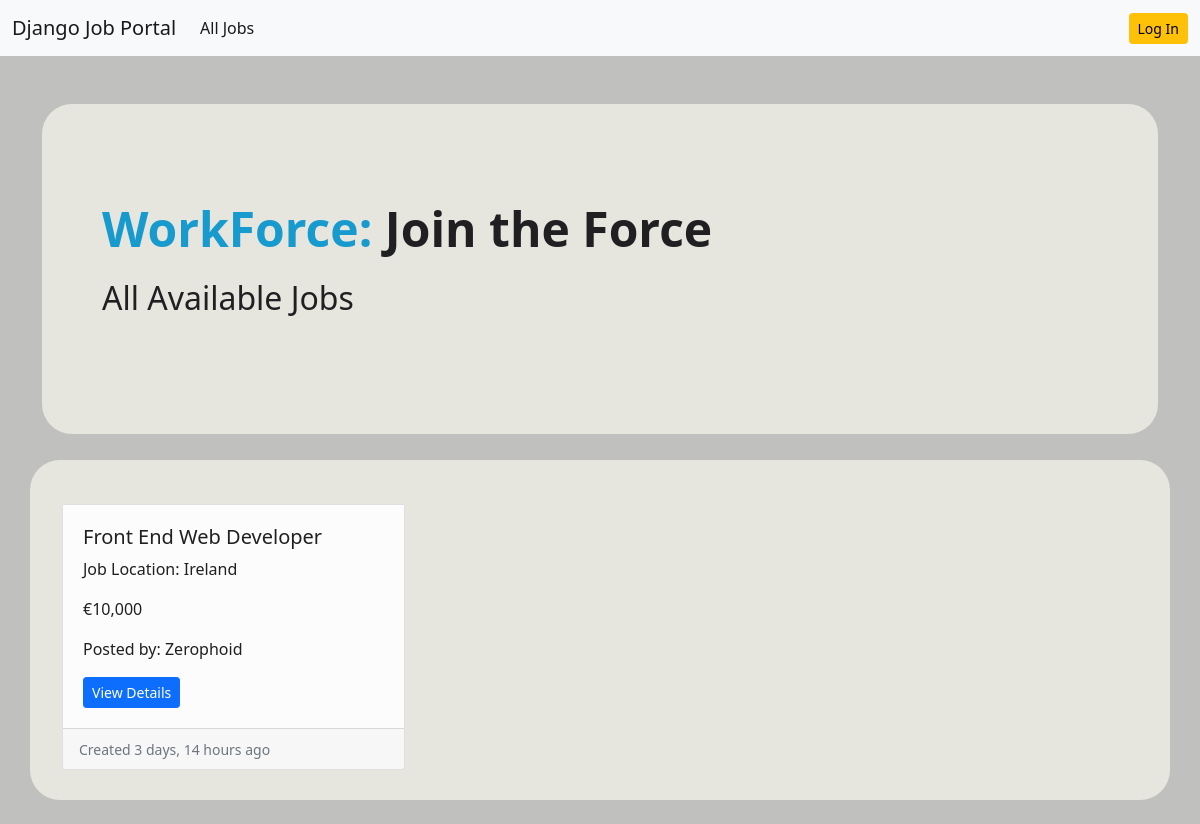
Page /job-listing/ on the earlier database version.
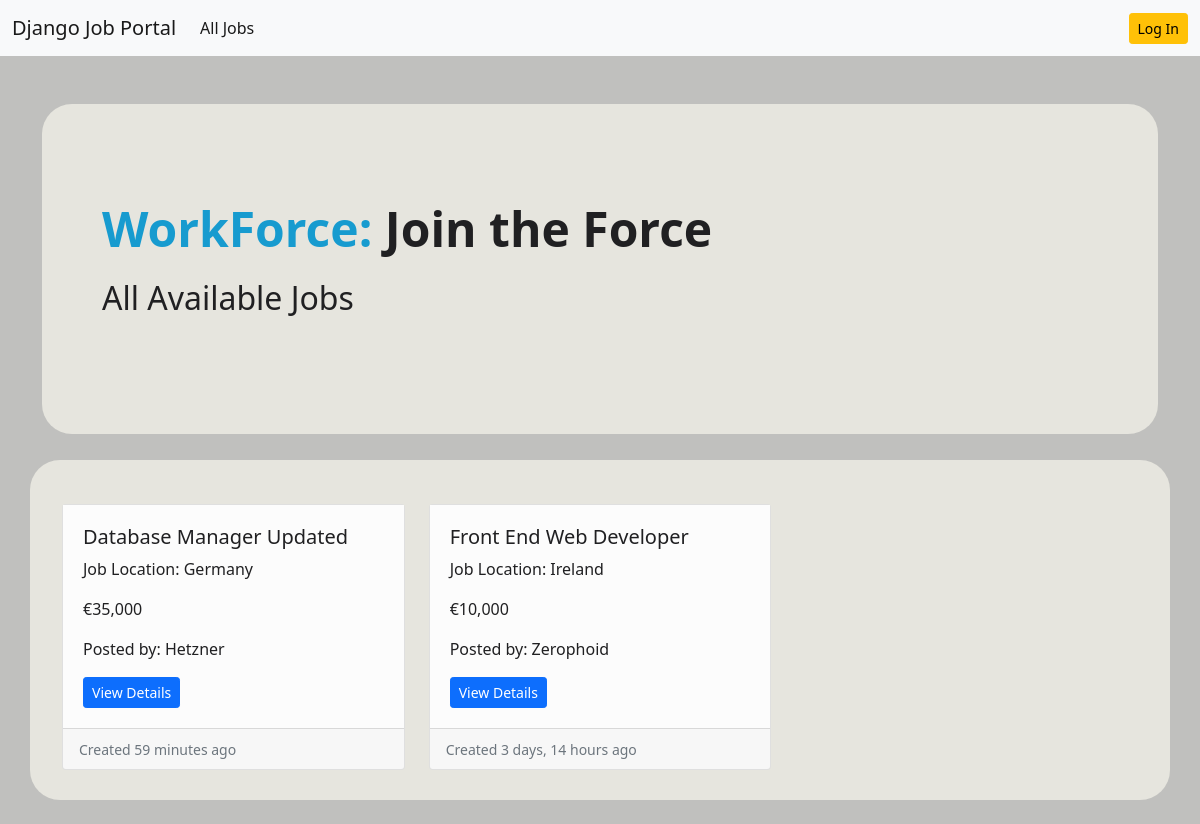
Same page on the later database version.
### work/models.py (models this page shows, shortened)
class Job(models.Model):
    job_type_choices = (
        ("Remote", "Remote"),
        ("Onsite", "Onsite"),
        ("Hybrid", "Hybrid"),
    )
    user = models.ForeignKey(User, on_delete=models.CASCADE)
    company = models.ForeignKey(Company, on_delete=models.CASCADE)
    title = models.CharField(max_length=100)
    city = models.CharField(max_length=100)
    salary = models.PositiveIntegerField(default=35000)
    requirements = models.TextField()
    ideal_candidate = models.TextField()
    is_available = models.BooleanField(default=True)
    timestamp = models.DateTimeField(auto_now_add=True)
    industry = models.ForeignKey(
        Industry, on_delete=models.DO_NOTHING, null=True, blank=True
    )
    state = models.ForeignKey(State, on_delete=models.DO_NOTHING, null=True, blank=True)
    job_type = models.CharField(
        max_length=20, choices=job_type_choices, null=True, blank=True
    )

class State(models.Model):
    name = models.CharField(max_length=100)
    def __str__(self):
        return self.name

### company/models.py (models this page shows)
class Company(models.Model):
    user = models.OneToOneField(User, on_delete=models.CASCADE)
    name = models.CharField(max_length=100, null=True, blank=True)
    est_date = models.PositiveIntegerField(null=True, blank=True)
    city = models.CharField(max_length=100, null=True, blank=True)
    state = models.CharField(max_length=100, null=True, blank=True)
    def __str__(self):
        return self.name

### website/views.py (the view)
# urls.py: path("job-listing/", views.job_listing, name="job-listing"),
def job_listing(request):
    jobs = Job.objects.filter(is_available=True).order_by("-timestamp")
    context = {"jobs": jobs}
    return render(request, "website/job_listing.html", context)

### templates/website/job_listing.html
{% extends 'base.html' %}
{% load static %}
{% load humanize %}
{% block content %}
<section class="main-panel-website">
    <div class="p-5 mb-4 rounded-3">
        <div class="container-fluid py-5">
            <h2 class="display-5 fw-bold"><span class="highlighted">WorkForce:</span> Join the Force</h2>
            <p class="col-md-8 fs-2 mt-3">
                All Available Jobs
            </p>
        </div>
    </div>
</section>
<div class="row row-cols-1 row-cols-md-3 g-4 job-card-container">
    {% if jobs %}
    {% for job in jobs %}
    <div class="col">
        <div class="card h-100">
            <div class="card-body-bottom">
                <h5 class="card-title">{{job.title}}</h5>
                <p class="card-text">Job Location: {{job.state}}</p>
                <p class="card-text">€{{job.salary|intcomma}}</p>
                <p class="card-text">Posted by: {{job.company}}</p>
                <a class="btn btn-primary btn-sm" href="{% url 'job-details' job.pk %}">View Details</a>
            </div>
            <div class="card-footer">
                <small class="text-muted">Created {{job.timestamp|naturaltime}}</small>
            </div>
        </div>
    </div>
    {% endfor %}
    {% endif %}
</div>
<br>
{% endblock content %}

Differences in the rows shown:
added Job: title "Database Manager Updated", state "Germany", salary "35,000", company "Hetzner", timestamp "59 minutes ago"
